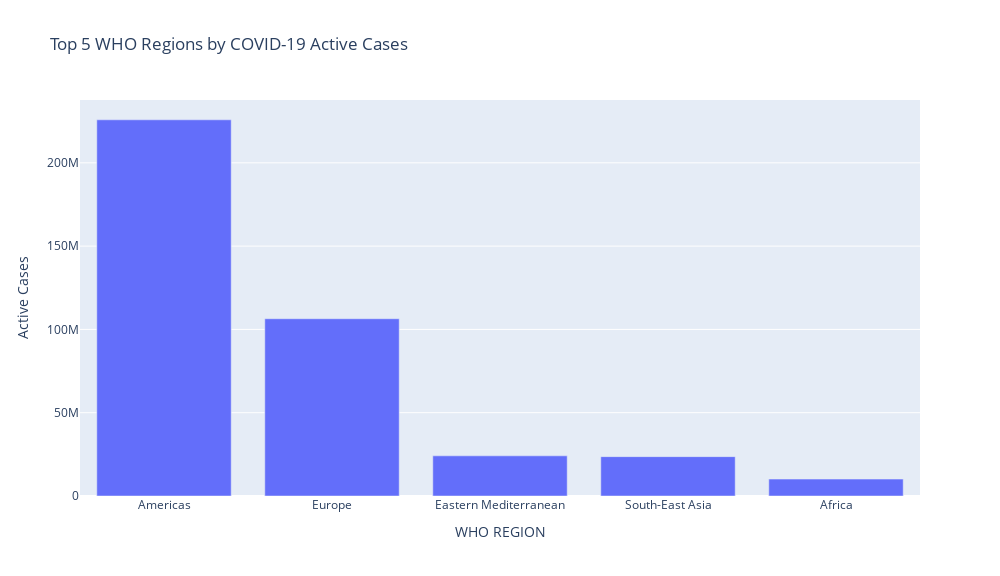

The cell this chart's notebook holds for it:
### Code cell
fig=px.bar(x=top_active_cases_who_region.index,y=top_active_cases_who_region.values,width=1000,height=576,
            title="Top 5 WHO Regions by COVID-19 Active Cases")
fig.update_layout(
    xaxis_title="WHO REGION")
fig.update_layout(
    yaxis_title="Active Cases"
)
fig.show()

### Figure 1 — Plotly figure (JSON) as saved in the notebook; plotly's stock layout.template omitted (floating-point values rounded to 4 significant figures)
{"data": [{"alignmentgroup": "True", "hovertemplate": "x=%{x}<br>y=%{y}<extra></extra>", "legendgroup": "", "marker": {"color": "#636efa", "pattern": {"shape": ""}}, "name": "", "offsetgroup": "", "orientation": "v", "showlegend": false, "textposition": "auto", "type": "bar", "x": ["Americas", "Europe", "Eastern Mediterranean", "South-East Asia", "Africa"], "xaxis": "x", "y": [225832458, 106406678, 24108160, 23629904, 10158119], "yaxis": "y"}], "layout": {"barmode": "relative", "height": 576, "legend": {"tracegroupgap": 0}, "title": {"text": "Top 5 WHO Regions by COVID-19 Active Cases"}, "width": 1000, "xaxis": {"anchor": "y", "autorange": true, "domain": [0, 1], "range": [-0.5, 4.5], "title": {"text": "WHO REGION"}, "type": "category"}, "yaxis": {"anchor": "x", "autorange": true, "domain": [0, 1], "range": [0, 237700000.0], "title": {"text": "Active Cases"}, "type": "linear"}}}
